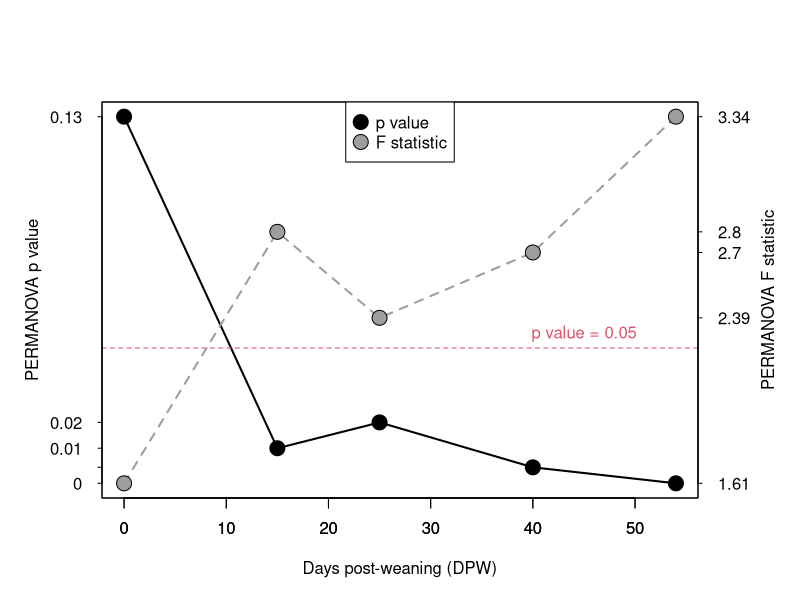

Generate this figure with R:

library(vegan)

map <- read.csv("data/ASD_map.csv",
                header=TRUE,
                row.names=1)

map$sample.id <- paste0(map$mouse,
                        ".",
                        substr(map$genotype, 1, 1),
                        ".",
                        map$time)

otu <- read.csv("data/FD_OTU_mice21.csv",
                row.names = 1,
                header = T)


otu <- otu[match(map$sample.id, row.names(otu)),]


map$cage <- paste0(map$genotype, ".", map$sex)

map$invsimp <- diversity(otu, "invsimp")
m.dist <- vegdist(otu)
map$discription <- paste("day", map$time, map$genotype)

map$color[map$genotype == "mutant"] <-  "#D55E00"
map$color[map$genotype != "mutant"] <-  "#F0E442"

mice <- unique(map$mouse)

map$bc.from.start <- NA
map$intial.invsimpt <- NA


for(i in 1 : length(mice)){

  otu.pick <- otu[map$mouse == mice[i],]
  map.pick <- map[map$mouse == mice[i],]

  res <- as.matrix(vegdist(otu.pick))[ 1 , ]

  aa <- map.pick$invsimp[map.pick$time == 0]
  if(length(aa)== 1){

    for(j in 1 : length( res)){
      # add distance tp map one at a time
      map$bc.from.start[row.names(map) == names(res)[j]] <-  res [j]

    }

    map$intial.invsimp[map$mouse == mice[i]] <-
      map.pick$invsimp[map.pick$time == 0]
  }
}







asd.summary <- matrix(nrow = 5, ncol = 15)
colnames(asd.summary) <- c("PERMANOVA p val", "F stat", "PERMANOVA DF",
                           "bc mu to WT", "bc mu",
                           "bc WT", "mean bc",
                           "mu.centroid", "control.centroid", "bc.centroids",
                           "wilk.mu", "wilk.control",
                           "t test p val", "t stat", "t DF")
rownames(asd.summary) <- unique(map$time)
asd.summary <-  as.data.frame(asd.summary)

time.line <- sort(unique(map$time))
dist.list <- list()
bb <- list()

for(i in 1 : 5){
  # summarize each timepoint
  now <- time.line[i]

  otu.pick <- otu[map$time == now , ]
  map.pick <- map[map$time == now , ]

  assign(paste0("otu.", now), otu.pick)
  assign(paste0("map.", now), map.pick)

  # PERMANOVA
  res <- adonis2(otu.pick ~ map.pick$genotype, permutations = 9999)
  asd.summary $`PERMANOVA p val`[i] <- res$`Pr(>F)`[1]
  asd.summary $`F stat`[i] <- res$F[1]
  asd.summary $`PERMANOVA DF`[i] <- res$Df[3]

  # explore distance matrix
  pick.dist <- as.matrix(vegdist(otu.pick))
  between.dist <- pick.dist[map.pick$genotype == "control",
                            map.pick$genotype ==  "mutant"]

  mu.dist <- as.dist(pick.dist[map.pick$genotype == "mutant",
                               map.pick$genotype ==  "mutant"])

  con.dist <- as.dist(pick.dist[map.pick$genotype == "control",
                                map.pick$genotype ==  "control"])


  asd.summary$`bc mu to WT`[i] <- mean(between.dist)
  asd.summary$`bc mu`[i] <- mean(mu.dist)
  asd.summary$`bc WT`[i] <- mean(con.dist)
  asd.summary$bc[i] <- mean(pick.dist)# overall BC

  # evaluate beta dispersion
  beta.res <- betadisper(vegdist(otu.pick), map.pick$genotype, type = "centroid")

  if(all(names(beta.res$distances) == row.names(map.pick))){
    map$bc.centroid[row.names(map) %in% names(beta.res$distances)] <- beta.res$distances
  }

  asd.summary$mu.centroid[i] <- mean(beta.res$distances[beta.res$group == "mutant"])
  asd.summary$control.centroid[i] <- mean(beta.res$distances[beta.res$group == "control"])
  asd.summary$bc.centroids[i] <- dist(beta.res$centroids)


  # perform T test; is their a difference in how deterministic/selective
  # the are the mice are of their microbiomes.

  # qqnorm(con.dist)# all looked normal
  # qqnorm(mu.dist)

  asd.summary$wilk.mu[i] <- shapiro.test(mu.dist)$p.value# used to reject NULL hypothesis of normality
  asd.summary$wilk.control[i] <- shapiro.test(con.dist)$p.value



  t.res <- t.test(as.vector(mu.dist),  as.vector(con.dist))

  asd.summary$`t test p val`[i] <- t.res$p.value
  asd.summary$`t stat`[i] <- t.res$statistic
  asd.summary$`t DF`[i] <- t.res$parameter

  w.res <- wilcox.test(as.vector(mu.dist),  as.vector(con.dist))
  asd.summary$`w test p val`[i] <- w.res$p.value

  # Save lists of distance values for box/violin plots

  aa  <- list(as.vector(mu.dist),
              as.vector(con.dist),
              as.vector(between.dist))

  names(aa) <- paste("day", now,
                     c("mutant", "control", "between"))

  bb <-  c(bb, aa)

  dist.list[[i]] <-  list(as.vector(between.dist),
                          as.vector(mu.dist),
                          as.vector(con.dist))
  names(  dist.list[[i]]) <- c("between", "mutant", "control")

  ##### ALPHA DIVERSITY

  alpha.t <- t.test(map.pick$invsimp ~ map.pick$genotype)
  asd.summary$alpha.t.pval[i] <- alpha.t$p.value
}

for(i in 1 : 5){
  # add bc to centroid to maps of each time point
  now <- time.line[i]

  otu.pick <- otu[map$time == now , ]
  map.pick <- map[map$time == now , ]

  assign(paste0("otu.", now), otu.pick)
  assign(paste0("map.", now), map.pick)
}

{

  par(mfrow=c(1, 1))
  par(mar=c(5.1, 5.1, 5.1, 5.1))

  p <- asd.summary$`PERMANOVA p val`

  plot(asd.summary$`PERMANOVA p val` ~ time.line, col = 1, lwd = 2,
       xlab = "Days post-weaning (DPW)",
       ylab = "", type = "l",   yaxt='n')

  points(p ~ time.line,
         pch = 21,
         bg = 1,
         cex = 2)

  abline (h = 0.05, lty = 2, col = 2)

  axis(2, at= p ,labels=round(p ,digits=2),
       col.axis=1, las=2, cex.axis=1, tck=-.01,
       col = 1)

  mtext("PERMANOVA p value", side=2, line=3, cex.lab=1,
        las=3, col=1)
  text(45, .055, "p value = 0.05", col = 2)

  par(new=TRUE)

  f <- asd.summary$`F stat`
  plot(asd.summary$`F stat` ~ time.line, type = "l",  xlab = "",
       ylab = "",  yaxt='n', col = 8, lwd = 2, lty = 2)

  points(asd.summary$`F stat` ~ time.line,
         pch = 21, bg = 8, cex = 2)

  axis(4, at=f,labels=round(f,digits=2),
       col.axis=1, las=2, cex.axis=1, tck=-.01, col = 1)
  mtext("PERMANOVA F statistic", side=4, line=3, cex.lab=1,
        las=3,  col = 1)

  legend("top",
         pch = 21,
         pt.cex = 2,
         pt.bg = c(1, 8),
         legend = c("p value", "F statistic"))
}
